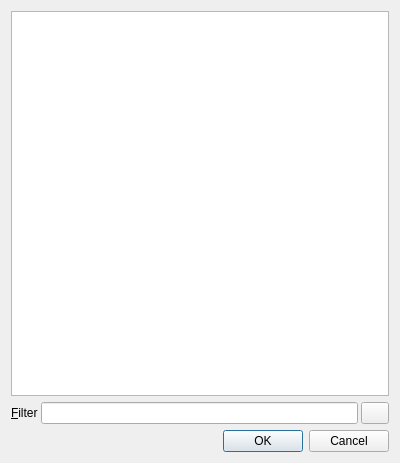
<?xml version="1.0" encoding="UTF-8"?>
<ui version="4.0">
 <class>JumpDialog</class>
 <widget class="QDialog" name="JumpDialog">
  <property name="geometry">
   <rect>
    <x>0</x>
    <y>0</y>
    <width>400</width>
    <height>463</height>
   </rect>
  </property>
  <property name="windowTitle">
   <string>Jump</string>
  </property>
  <layout class="QVBoxLayout" name="verticalLayout">
   <item>
    <widget class="QTableWidget" name="tableWidget">
     <property name="editTriggers">
      <set>QAbstractItemView::NoEditTriggers</set>
     </property>
     <property name="selectionMode">
      <enum>QAbstractItemView::SingleSelection</enum>
     </property>
     <property name="selectionBehavior">
      <enum>QAbstractItemView::SelectRows</enum>
     </property>
     <attribute name="verticalHeaderVisible">
      <bool>false</bool>
     </attribute>
    </widget>
   </item>
   <item>
    <layout class="QHBoxLayout" name="horizontalLayout_2">
     <property name="spacing">
      <number>3</number>
     </property>
     <item>
      <widget class="QLabel" name="label">
       <property name="text">
        <string>&amp;Filter</string>
       </property>
       <property name="buddy">
        <cstring>lineEdit_filter</cstring>
       </property>
      </widget>
     </item>
     <item>
      <widget class="QLineEdit" name="lineEdit_filter"/>
     </item>
     <item>
      <widget class="ClearButton" name="toolButton">
       <property name="minimumSize">
        <size>
         <width>22</width>
         <height>17</height>
        </size>
       </property>
       <property name="text">
        <string/>
       </property>
       <property name="iconSize">
        <size>
         <width>20</width>
         <height>15</height>
        </size>
       </property>
      </widget>
     </item>
    </layout>
   </item>
   <item>
    <layout class="QHBoxLayout" name="horizontalLayout">
     <item>
      <spacer name="horizontalSpacer">
       <property name="orientation">
        <enum>Qt::Horizontal</enum>
       </property>
       <property name="sizeHint" stdset="0">
        <size>
         <width>40</width>
         <height>20</height>
        </size>
       </property>
      </spacer>
     </item>
     <item>
      <widget class="QPushButton" name="pushButton">
       <property name="text">
        <string>OK</string>
       </property>
      </widget>
     </item>
     <item>
      <widget class="QPushButton" name="pushButton_2">
       <property name="text">
        <string>Cancel</string>
       </property>
      </widget>
     </item>
    </layout>
   </item>
  </layout>
 </widget>
 <customwidgets>
  <customwidget>
   <class>ClearButton</class>
   <extends>QToolButton</extends>
   <header>ClearButton.h</header>
  </customwidget>
 </customwidgets>
 <resources/>
 <connections>
  <connection>
   <sender>pushButton</sender>
   <signal>clicked()</signal>
   <receiver>JumpDialog</receiver>
   <slot>accept()</slot>
   <hints>
    <hint type="sourcelabel">
     <x>254</x>
     <y>280</y>
    </hint>
    <hint type="destinationlabel">
     <x>254</x>
     <y>338</y>
    </hint>
   </hints>
  </connection>
  <connection>
   <sender>pushButton_2</sender>
   <signal>clicked()</signal>
   <receiver>JumpDialog</receiver>
   <slot>reject()</slot>
   <hints>
    <hint type="sourcelabel">
     <x>343</x>
     <y>278</y>
    </hint>
    <hint type="destinationlabel">
     <x>338</x>
     <y>359</y>
    </hint>
   </hints>
  </connection>
 </connections>
</ui>
